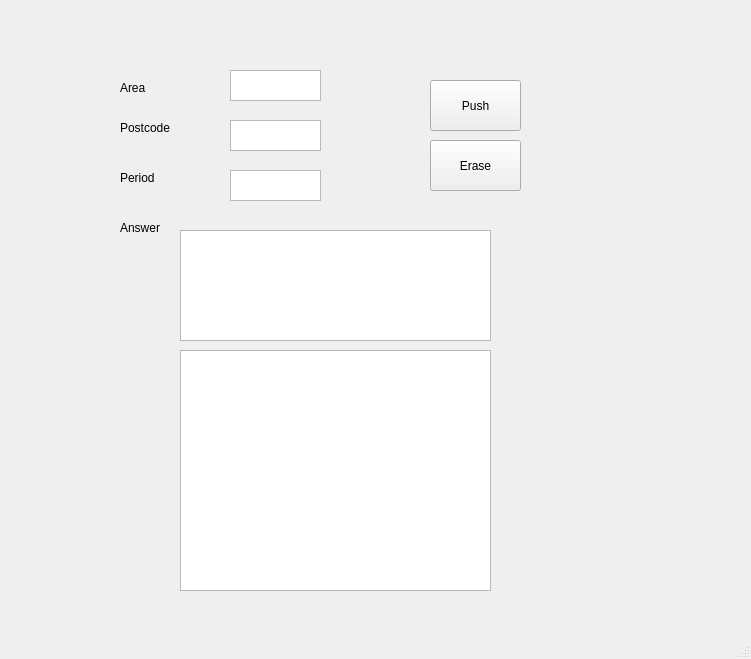
<?xml version="1.0" encoding="UTF-8"?>
<ui version="4.0">
 <class>answer</class>
 <widget class="QMainWindow" name="answer">
  <property name="geometry">
   <rect>
    <x>0</x>
    <y>0</y>
    <width>751</width>
    <height>659</height>
   </rect>
  </property>
  <property name="windowTitle">
   <string>MainWindow</string>
  </property>
  <widget class="QWidget" name="centralwidget">
   <widget class="QTextEdit" name="area">
    <property name="geometry">
     <rect>
      <x>230</x>
      <y>70</y>
      <width>91</width>
      <height>31</height>
     </rect>
    </property>
   </widget>
   <widget class="QLabel" name="label">
    <property name="geometry">
     <rect>
      <x>120</x>
      <y>80</y>
      <width>61</width>
      <height>16</height>
     </rect>
    </property>
    <property name="text">
     <string>Area</string>
    </property>
   </widget>
   <widget class="QLabel" name="label_2">
    <property name="geometry">
     <rect>
      <x>120</x>
      <y>120</y>
      <width>71</width>
      <height>16</height>
     </rect>
    </property>
    <property name="text">
     <string>Postcode</string>
    </property>
   </widget>
   <widget class="QTextEdit" name="pc">
    <property name="geometry">
     <rect>
      <x>230</x>
      <y>120</y>
      <width>91</width>
      <height>31</height>
     </rect>
    </property>
   </widget>
   <widget class="QLabel" name="label_3">
    <property name="geometry">
     <rect>
      <x>120</x>
      <y>220</y>
      <width>71</width>
      <height>16</height>
     </rect>
    </property>
    <property name="text">
     <string>Answer</string>
    </property>
   </widget>
   <widget class="QPushButton" name="button">
    <property name="geometry">
     <rect>
      <x>430</x>
      <y>80</y>
      <width>91</width>
      <height>51</height>
     </rect>
    </property>
    <property name="text">
     <string>Push</string>
    </property>
   </widget>
   <widget class="QTextEdit" name="ans">
    <property name="geometry">
     <rect>
      <x>180</x>
      <y>230</y>
      <width>311</width>
      <height>111</height>
     </rect>
    </property>
   </widget>
   <widget class="QPushButton" name="button2">
    <property name="geometry">
     <rect>
      <x>430</x>
      <y>140</y>
      <width>91</width>
      <height>51</height>
     </rect>
    </property>
    <property name="text">
     <string>Erase</string>
    </property>
   </widget>
   <widget class="QLabel" name="label_4">
    <property name="geometry">
     <rect>
      <x>120</x>
      <y>170</y>
      <width>71</width>
      <height>16</height>
     </rect>
    </property>
    <property name="text">
     <string>Period</string>
    </property>
   </widget>
   <widget class="QTextEdit" name="period">
    <property name="geometry">
     <rect>
      <x>230</x>
      <y>170</y>
      <width>91</width>
      <height>31</height>
     </rect>
    </property>
   </widget>
   <widget class="QWidget" name="widget_2" native="true">
    <property name="geometry">
     <rect>
      <x>20</x>
      <y>290</y>
      <width>120</width>
      <height>80</height>
     </rect>
    </property>
   </widget>
   <widget class="PlotWidget" name="graphicsView">
    <property name="geometry">
     <rect>
      <x>180</x>
      <y>350</y>
      <width>311</width>
      <height>241</height>
     </rect>
    </property>
   </widget>
  </widget>
  <widget class="QMenuBar" name="menubar">
   <property name="geometry">
    <rect>
     <x>0</x>
     <y>0</y>
     <width>751</width>
     <height>18</height>
    </rect>
   </property>
  </widget>
  <widget class="QStatusBar" name="statusbar"/>
 </widget>
 <customwidgets>
  <customwidget>
   <class>PlotWidget</class>
   <extends>QGraphicsView</extends>
   <header>pyqtgraph.h</header>
  </customwidget>
 </customwidgets>
 <resources/>
 <connections/>
</ui>
